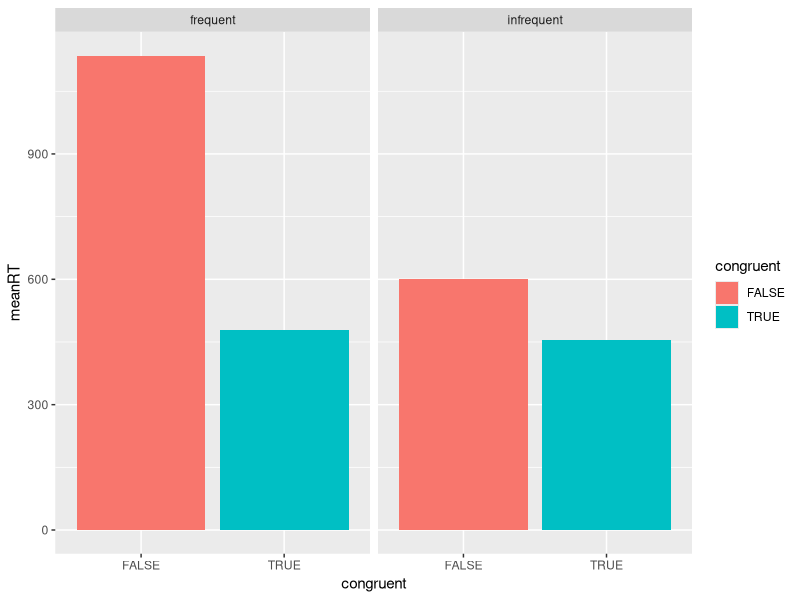

R code for this plot:
## ---- chunk 1
  library(ggplot2)
  library(dplyr)
## ---- chunk 2
 stroop_df = read.csv('../Data/001_stroop_df.csv')
 decision_df = read.csv('../Data/001_decision_df.csv')
## ---- chunk 3
  #remove practice
  stroop_df = stroop_df[stroop_df$type %in% c('frequent','infrequent'),]
  #convert logical strings to logical values
  stroop_df$correct = stroop_df$correct == 'True'
  stroop_df$congruent= stroop_df$congruent == 'True'
  stroop_df$repeat_stim= stroop_df$repeat_stim == 'True'
  #spot check that the frequencies are correct
  print(group_by(stroop_df, type) %>% summarise('incongruent_freq' = mean(congruent)))
  stroop_df_clean = stroop_df[stroop_df$correct == T,]
  #log transform rt's to remove skew, and z-transform across all correct trials
  stroop_df_clean$rt_logZ = scale(log(stroop_df_clean$rt))
  stroop_rs = lm(rt_logZ ~ congruent * type, data = stroop_df_clean)
  summary(stroop_rs)
  #back out of Z/log transform to interpret
  log_rt_mean = mean(log(stroop_df_clean$rt))
  log_rt_sd = sd(log(stroop_df_clean$rt))


  IE_freq = stroop_rs$coefficients[2]
  IE_infreq = stroop_rs$coefficients[2] + stroop_rs$coefficients[5]
## ---- chunk 4
  RT_summary = group_by(stroop_df_clean, type, congruent) %>% summarise('meanRT' = mean(rt))
  ggplot(data = RT_summary, aes(x = congruent, y = meanRT, fill = congruent )) + geom_bar(stat = 'identity') + facet_grid(.~type)
